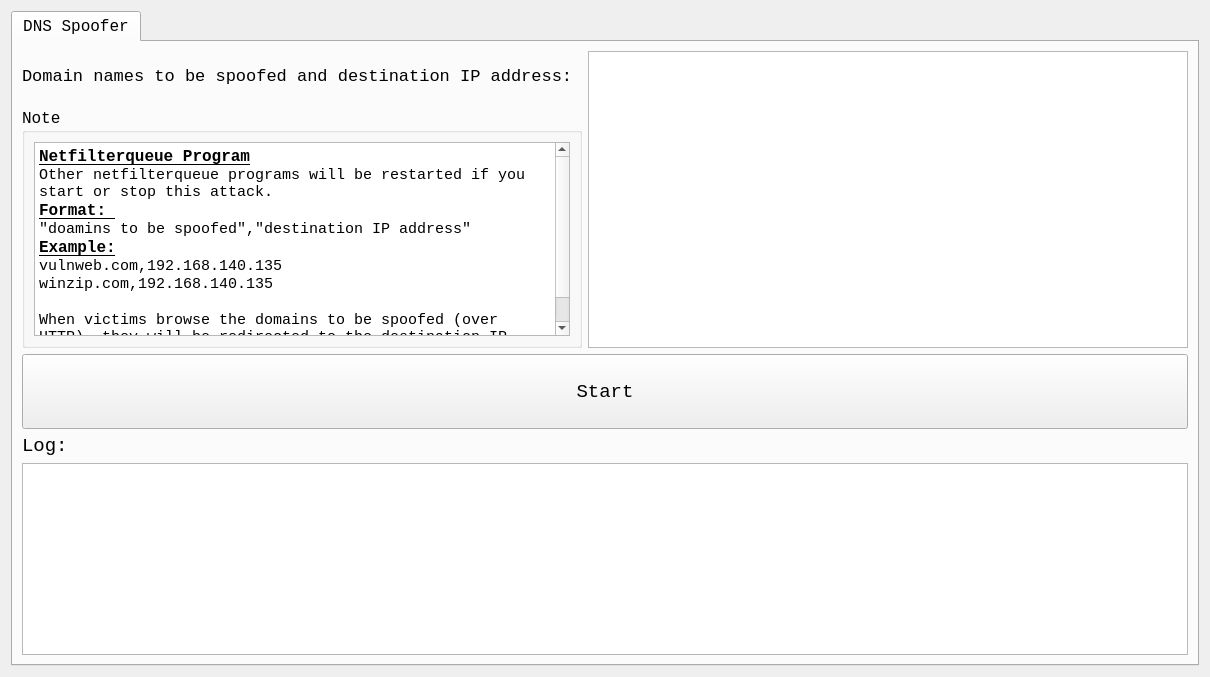
      <widget class="QWidget" name="DNSTab">
       <attribute name="title">
        <string>DNS Attacks</string>
       </attribute>
       <layout class="QGridLayout" name="gridLayout_9">
        <item row="0" column="0">
         <widget class="QTabWidget" name="DNSTabWidget">
          <property name="font">
           <font>
            <family>Monospace</family>
            <pointsize>12</pointsize>
           </font>
          </property>
          <widget class="QWidget" name="DNSSpooferTab">
           <attribute name="title">
            <string>DNS Spoofer</string>
           </attribute>
           <layout class="QVBoxLayout" name="verticalLayout_7">
            <item>
             <layout class="QHBoxLayout" name="horizontalLayout_10">
              <item>
               <layout class="QVBoxLayout" name="verticalLayout_5">
                <item>
                 <spacer name="verticalSpacer">
                  <property name="orientation">
                   <enum>Qt::Vertical</enum>
                  </property>
                  <property name="sizeType">
                   <enum>QSizePolicy::Fixed</enum>
                  </property>
                  <property name="sizeHint" stdset="0">
                   <size>
                    <width>20</width>
                    <height>15</height>
                   </size>
                  </property>
                 </spacer>
                </item>
                <item>
                 <widget class="QLabel" name="scanner_interface_label_2">
                  <property name="sizePolicy">
                   <sizepolicy hsizetype="Fixed" vsizetype="Fixed">
                    <horstretch>0</horstretch>
                    <verstretch>0</verstretch>
                   </sizepolicy>
                  </property>
                  <property name="minimumSize">
                   <size>
                    <width>560</width>
                    <height>0</height>
                   </size>
                  </property>
                  <property name="font">
                   <font>
                    <family>Monospace</family>
                    <pointsize>13</pointsize>
                   </font>
                  </property>
                  <property name="text">
                   <string>Domain names to be spoofed and destination IP address:</string>
                  </property>
                 </widget>
                </item>
                <item>
                 <spacer name="verticalSpacer_3">
                  <property name="orientation">
                   <enum>Qt::Vertical</enum>
                  </property>
                  <property name="sizeType">
                   <enum>QSizePolicy::Fixed</enum>
                  </property>
                  <property name="sizeHint" stdset="0">
                   <size>
                    <width>20</width>
                    <height>15</height>
                   </size>
                  </property>
                 </spacer>
                </item>
                <item>
                 <widget class="QGroupBox" name="groupBox_2">
                  <property name="minimumSize">
                   <size>
                    <width>100</width>
                    <height>100</height>
                   </size>
                  </property>
                  <property name="font">
                   <font>
                    <family>Monospace</family>
                    <pointsize>12</pointsize>
                   </font>
                  </property>
                  <property name="title">
                   <string>Note</string>
                  </property>
                  <layout class="QVBoxLayout" name="verticalLayout_6">
                   <item>
                    <widget class="QTextBrowser" name="textBrowser_2">
                     <property name="font">
                      <font>
                       <family>Monospace</family>
                       <pointsize>12</pointsize>
                      </font>
                     </property>
                     <property name="html">
                      <string>&lt;!DOCTYPE HTML PUBLIC &quot;-//W3C//DTD HTML 4.0//EN&quot; &quot;http://www.w3.org/TR/REC-html40/strict.dtd&quot;&gt;
&lt;html&gt;&lt;head&gt;&lt;meta name=&quot;qrichtext&quot; content=&quot;1&quot; /&gt;&lt;style type=&quot;text/css&quot;&gt;
p, li { white-space: pre-wrap; }
&lt;/style&gt;&lt;/head&gt;&lt;body style=&quot; font-family:'Monospace'; font-size:12pt; font-weight:400; font-style:normal;&quot;&gt;
&lt;p style=&quot; margin-top:0px; margin-bottom:0px; margin-left:0px; margin-right:0px; -qt-block-indent:0; text-indent:0px;&quot;&gt;&lt;span style=&quot; font-weight:600; text-decoration: underline;&quot;&gt;Netfilterqueue Program&lt;/span&gt;&lt;/p&gt;
&lt;p style=&quot; margin-top:0px; margin-bottom:0px; margin-left:0px; margin-right:0px; -qt-block-indent:0; text-indent:0px;&quot;&gt;&lt;span style=&quot; font-size:11pt;&quot;&gt;Other netfilterqueue programs will be restarted if you start or stop this attack.&lt;/span&gt;&lt;/p&gt;
&lt;p style=&quot; margin-top:0px; margin-bottom:0px; margin-left:0px; margin-right:0px; -qt-block-indent:0; text-indent:0px;&quot;&gt;&lt;span style=&quot; font-weight:600; text-decoration: underline;&quot;&gt;Format: &lt;/span&gt;&lt;/p&gt;
&lt;p style=&quot; margin-top:0px; margin-bottom:0px; margin-left:0px; margin-right:0px; -qt-block-indent:0; text-indent:0px;&quot;&gt;&lt;span style=&quot; font-size:11pt;&quot;&gt;&amp;quot;doamins to be spoofed&amp;quot;,&amp;quot;destination IP address&amp;quot;&lt;/span&gt;&lt;/p&gt;
&lt;p style=&quot; margin-top:0px; margin-bottom:0px; margin-left:0px; margin-right:0px; -qt-block-indent:0; text-indent:0px;&quot;&gt;&lt;span style=&quot; font-weight:600; text-decoration: underline;&quot;&gt;Example:&lt;/span&gt;&lt;/p&gt;
&lt;p style=&quot; margin-top:0px; margin-bottom:0px; margin-left:0px; margin-right:0px; -qt-block-indent:0; text-indent:0px;&quot;&gt;&lt;span style=&quot; font-family:'Cantarell'; font-size:11pt;&quot;&gt;vulnweb.com,192.168.140.135&lt;/span&gt;&lt;/p&gt;
&lt;p style=&quot; margin-top:0px; margin-bottom:0px; margin-left:0px; margin-right:0px; -qt-block-indent:0; text-indent:0px;&quot;&gt;&lt;span style=&quot; font-family:'Cantarell'; font-size:11pt;&quot;&gt;winzip.com,192.168.140.135&lt;/span&gt;&lt;/p&gt;
&lt;p style=&quot;-qt-paragraph-type:empty; margin-top:0px; margin-bottom:0px; margin-left:0px; margin-right:0px; -qt-block-indent:0; text-indent:0px; font-family:'Cantarell'; font-size:11pt;&quot;&gt;&lt;br /&gt;&lt;/p&gt;
&lt;p style=&quot; margin-top:0px; margin-bottom:0px; margin-left:0px; margin-right:0px; -qt-block-indent:0; text-indent:0px;&quot;&gt;&lt;span style=&quot; font-family:'Cantarell'; font-size:11pt;&quot;&gt;When victims browse the domains to be spoofed (over HTTP), they will be redirected to the destination IP address.&lt;/span&gt;&lt;/p&gt;&lt;/body&gt;&lt;/html&gt;</string>
                     </property>
                    </widget>
                   </item>
                  </layout>
                 </widget>
                </item>
               </layout>
              </item>
              <item>
               <widget class="QPlainTextEdit" name="dns_spoof_domains">
                <property name="minimumSize">
                 <size>
                  <width>600</width>
                  <height>0</height>
                 </size>
                </property>
                <property name="font">
                 <font>
                  <family>Monospace</family>
                  <pointsize>12</pointsize>
                 </font>
                </property>
               </widget>
              </item>
             </layout>
            </item>
            <item>
             <layout class="QHBoxLayout" name="horizontalLayout_11"/>
            </item>
            <item>
             <layout class="QHBoxLayout" name="horizontalLayout_13">
              <item>
               <layout class="QVBoxLayout" name="verticalLayout_8">
                <item>
                 <layout class="QHBoxLayout" name="horizontalLayout_14">
                  <item>
                   <widget class="QPushButton" name="dns_spoof_button">
                    <property name="minimumSize">
                     <size>
                      <width>200</width>
                      <height>75</height>
                     </size>
                    </property>
                    <property name="font">
                     <font>
                      <family>Monospace</family>
                      <pointsize>14</pointsize>
                     </font>
                    </property>
                    <property name="text">
                     <string>Start</string>
                    </property>
                   </widget>
                  </item>
                 </layout>
                </item>
                <item>
                 <widget class="QLabel" name="label_4">
                  <property name="font">
                   <font>
                    <family>Monospace</family>
                    <pointsize>14</pointsize>
                   </font>
                  </property>
                  <property name="text">
                   <string>Log:</string>
                  </property>
                 </widget>
                </item>
                <item>
                 <widget class="QTextBrowser" name="dns_spoof_log">
                  <property name="minimumSize">
                   <size>
                    <width>650</width>
                    <height>0</height>
                   </size>
                  </property>
                  <property name="font">
                   <font>
                    <family>Monospace</family>
                    <pointsize>12</pointsize>
                   </font>
                  </property>
                  <property name="html">
                   <string>&lt;!DOCTYPE HTML PUBLIC &quot;-//W3C//DTD HTML 4.0//EN&quot; &quot;http://www.w3.org/TR/REC-html40/strict.dtd&quot;&gt;
&lt;html&gt;&lt;head&gt;&lt;meta name=&quot;qrichtext&quot; content=&quot;1&quot; /&gt;&lt;style type=&quot;text/css&quot;&gt;
p, li { white-space: pre-wrap; }
&lt;/style&gt;&lt;/head&gt;&lt;body style=&quot; font-family:'Monospace'; font-size:12pt; font-weight:400; font-style:normal;&quot;&gt;
&lt;p style=&quot;-qt-paragraph-type:empty; margin-top:0px; margin-bottom:0px; margin-left:0px; margin-right:0px; -qt-block-indent:0; text-indent:0px;&quot;&gt;&lt;br /&gt;&lt;/p&gt;&lt;/body&gt;&lt;/html&gt;</string>
                  </property>
                 </widget>
                </item>
               </layout>
              </item>
             </layout>
            </item>
           </layout>
          </widget>
         </widget>
        </item>
       </layout>
      </widget>
